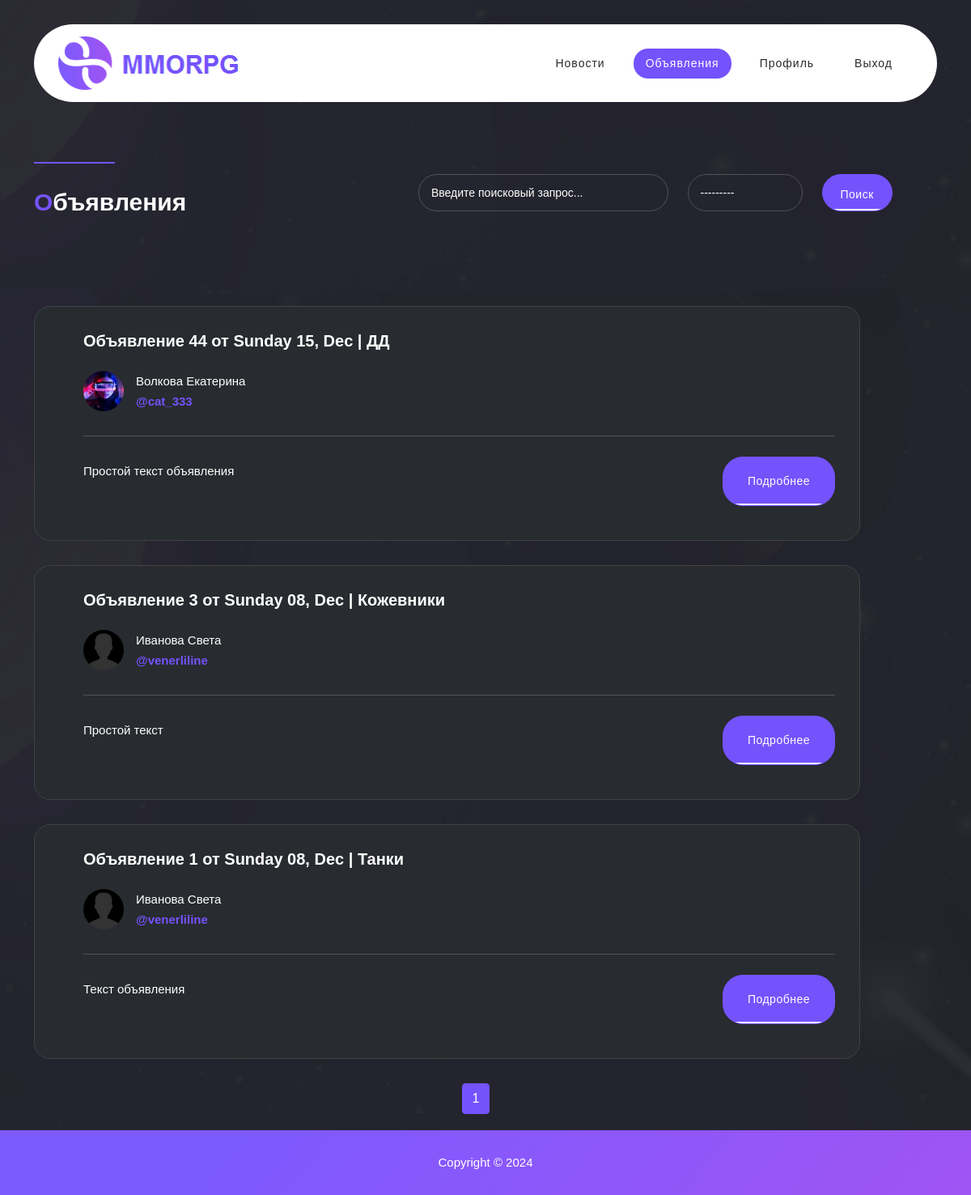
Screenshot of /posts/ (signed in) with the database file from the repository.
### posts/models.py (models this page shows, shortened)
class Post(models.Model):
    title = models.CharField(max_length=150)
    create_date = models.DateTimeField(auto_now_add=True)
    description = models.TextField()
    category = models.CharField(max_length=35,
                                choices=CATEGORIES)
    author = models.ForeignKey(User, on_delete=models.CASCADE)
    class Meta:
        verbose_name = 'Объявление'
        verbose_name_plural = 'Объявления'
    def get_absolute_url(self):
        return reverse('detail_post', args=[str(self.id)])

### sign/models.py (models this page shows, shortened)
class Profile(models.Model):
    user = models.OneToOneField(User, on_delete=models.CASCADE)
    avatar = models.ImageField(default='default_avatar/single-author.jpg', upload_to='profile_images')
    def __str__(self):
        return f'{self.user.last_name} {self.user.first_name}'

### posts/views.py (the view)
# urls.py: path('', PostList.as_view(), name='posts_portal'),
class PostList(LoginRequiredMixin, ListView):
    model = Post
    ordering = '-create_date'
    template_name = 'posts.html'
    context_object_name = 'posts'
    paginate_by = 10
    def get_queryset(self):
        queryset = super().get_queryset()
        self.filter_posts = PostFilter(self.request.GET, queryset)
        return self.filter_posts.qs
    def get_context_data(self, **kwargs):
        context = super().get_context_data(**kwargs)
        context['filter_posts'] = self.filter_posts
        return context

### online_forum_mmorpg/utils/parser_html.py (called while the page is built)
def strip_tags(html):
    s = HTMLStripper()
    s.feed(html)
    return s.get_data()

    def handle_data(self, d):
        self.fed.append(d)

    def get_data(self):
        return ''.join(self.fed)

### posts/templatetags/custom_filters.py (called while the page is built)
@register.filter()
def get_nike(user_email):
    return user_email.split('@')[0]

@register.filter()
def get_title(current_url, is_html: bool = False):
    if is_html:
        return mark_safe('<em>О</em>бъявления' if 'post' in current_url else '<em>Н</em>овости')
    else:
        return 'Объявления' if 'post' in current_url else 'Новости'

@register.filter()
def convert_category(category):
    for el in CATEGORIES:
        if el[0] == category:
            return el[1]
    return category

@register.filter()
def filter_from_tags(text_html):
    return strip_tags(text_html)

### templates/posts/posts.html (shortened to what this page needs)
{% extends 'default.html' %}
{% load custom_filters %}
{% url 'posts' as posts_url %}
{% block content %}
  <div class="discover-items">
    <div class="container">
      <div class="row">
        <div class="col-lg-5">
          <div class="section-heading">
            <div class="line-dec"></div>
            <h2>{{ request.get_full_path|get_title:"True" }}</h2>
          </div>
        </div>
        <div class="col-lg-7">
          <form id="search-form" name="gs" method="GET" role="search" action="{% if 'post' in request.path %} {% url 'search_posts' %} {% else %} {% url 'search_news' %} {% endif %}">
            <div class="row">
              <div class="col-lg-6">
                <fieldset>
                    {{ filter_posts.form.title }}
                </fieldset>
              </div>
              <div class="col-lg-3">
                <fieldset>
                  {% if filter_posts.form.category %}
                    {{ filter_posts.form.category }}
                  {% else %}
                    {{ filter_posts.form.create_date__gt }}
                  {% endif %}
                </fieldset>
              </div>
              <div class="col-lg-2">
                <fieldset>
                    <button class="main-button">Поиск</button>
                </fieldset>
              </div>
            </div>
          </form>
        </div>
      </div>
    </div>
  </div>
  <div class="currently-market">
    <div class="container">
      <div class="row">
        <div class="col-lg-11">
          {% for post in posts %}
            <div class="item">
              <div class="right-content">
                <h4>{{ post.title }} от {{ post.create_date|date:'l d, M' }} | {{ post.category|convert_category}}</h4>
                <span class="author">
                  {% if post.author.profile.avatar.path %}
                    <img src="{{ post.author.profile.avatar.url }}" alt="" style="max-width: 50px; max-height: 50px; border-radius: 50%;">
                  {% else %}
                    <img src="/static/assets/images/single-author2.jpg" alt="" style="max-width: 50px; max-height: 50px; border-radius: 50%;">
                  {% endif %}
                  <h6>{{ post.author.profile }} <br><a>@{{ post.author.email|get_nike }}</a></h6>
                </span>
                <div class="line-dec"></div>
                <span class="bid">
                  {% if 'post' in request.path %}
                    {{ post.description|truncatechars:90|filter_from_tags }}
                  {% else %}
                    {{ post.text|truncatechars:90|filter_from_tags }}
                  {% endif %}
                </span>
                <span class="ends">
                <div class="main-button">
                  <a href="{{ post.get_absolute_url }}">Подробнее</a>
                </div>
                </span>
              </div>
            </div>
          {% endfor %}
        </div>
        {% include "pagination.html" %}
      </div>
    </div>
  </div>
{% endblock content %}

### rows the page displays
Post: title "Объявление 44", create_date "Sunday 15, Dec", category|convert_category "ДД", author.profile.avatar (picture), author.profile "Волкова Екатерина", author.email|get_nike "cat_333", description|filter_from_tags "Простой текст объявления"
Post: title "Объявление 3", create_date "Sunday 08, Dec", category|convert_category "Кожевники", author.profile.avatar (picture), author.profile "Иванова Света", author.email|get_nike "venerliline", description|filter_from_tags "Простой текст"
Post: title "Объявление 1", create_date "Sunday 08, Dec", category|convert_category "Танки", author.profile.avatar (picture), author.profile "Иванова Света", author.email|get_nike "venerliline", description|filter_from_tags "Текст объявления"

### other values shown
{{ request.get_full_path|get_title:"True" }} "О Бъявления"
{{ page_obj.number }} "1"
